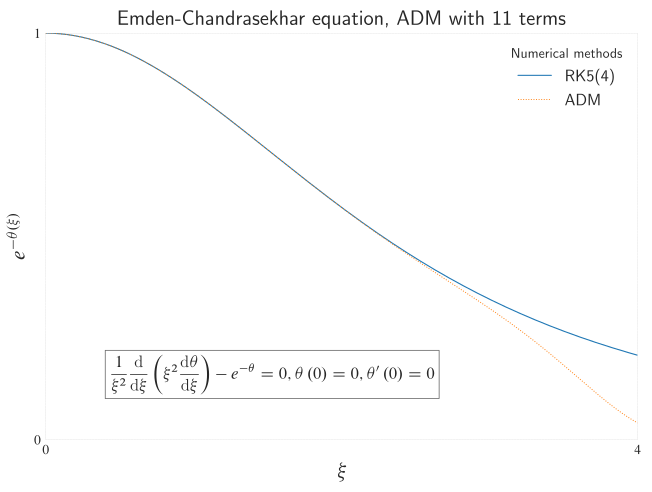

Write the Python code that produced this figure.
#!/usr/bin/env python

import matplotlib.pyplot as plt
import numpy as np
from numpy.typing import ArrayLike
from numpy.polynomial import Polynomial
from scipy.integrate import solve_ivp

plt.style.use("seaborn-v0_8-white")


def emden_chandrasekhar(t: float, u: ArrayLike) -> ArrayLike:
    y, z = u
    return [z, -2 * z / t + np.exp(-y)]


t_0: float = np.finfo(float).eps  # xe-16
t_final: float = 4
u0: list[float] = [np.finfo(float).eps, np.finfo(float).eps]
t = np.linspace(start=t_0, stop=t_final, num=2000)

fig, ax = plt.subplots(layout="constrained")

sol: ArrayLike = solve_ivp(
    fun=emden_chandrasekhar,
    t_span=(t_0, t_final),
    y0=u0,
    dense_output=True,
)
ax.plot(
    t,
    np.exp(-sol.sol(t)[0, :]),
    label=r"RK5(4)",
    linestyle="solid",  # solid dashed dashdot dotted
    linewidth=0.8,
)
ax.plot(
    t,
    np.exp(
        -Polynomial(
            coef=(
                0,
                0,
                1 / 6,
                0,
                -1 / (120),
                0,
                1 / (1890),
                0,
                -61 / (1632960),
                0,
                629 / 224532000,
            )
        )(t)
    ),
    label="ADM",
    linestyle="dotted",
    linewidth=0.7,
)
ax.set_xlim(t_0, t_final)
ax.set_ylim(0, 1)
ax.set_xlabel(xlabel=r"$\xi$", fontsize=15)
ax.set_ylabel(ylabel=r"$e^{-\theta\left(\xi\right)}$", fontsize=15)
ax.set_xticks(ticks=np.linspace(start=t_0, stop=t_final, num=2))
ax.set_yticks(ticks=np.linspace(start=0, stop=1, num=2))
ax.grid(c="gray", linewidth=0.1, linestyle="dashed")
ax.text(
    0.4,
    0.15,
    r"$\boxed{\frac{1}{\xi^{2}}\diff*{\left(\xi^{2}\diff{\theta}{\xi}\right)}{\xi}-e^{-\theta}=0, \theta\left(0\right)=0, \theta^{\prime}\left(0\right)=0}$",
    fontsize=12,
)
ax.legend(loc="best", shadow=True, fontsize=12, title="Numerical methods")
ax.set_title(
    label="Emden-Chandrasekhar equation, ADM with 11 terms",
    loc="center",
    wrap=True,
    fontsize=15,
)
ax.spines["bottom"].set_color("none")
ax.spines["top"].set_color("none")
ax.spines["left"].set_color("none")
ax.spines["right"].set_color("none")
fig.savefig("emden_chandrasekhar.pdf", transparent=True, bbox_inches="tight")
fig.clf()
